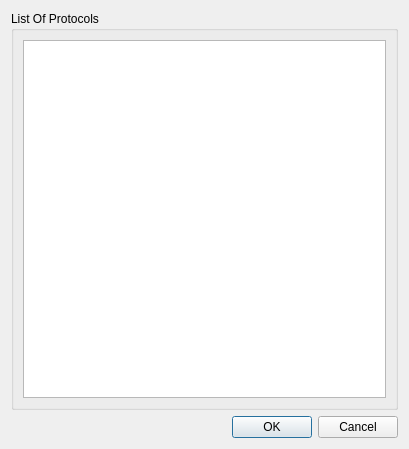
<?xml version="1.0" encoding="UTF-8"?>
<ui version="4.0">
 <class>Protocol_List</class>
 <widget class="QDialog" name="Protocol_List">
  <property name="geometry">
   <rect>
    <x>0</x>
    <y>0</y>
    <width>409</width>
    <height>449</height>
   </rect>
  </property>
  <property name="windowTitle">
   <string>Dialog</string>
  </property>
  <layout class="QVBoxLayout" name="verticalLayout">
   <item>
    <widget class="QGroupBox" name="groupBox">
     <property name="title">
      <string>List Of Protocols</string>
     </property>
     <layout class="QVBoxLayout" name="verticalLayout_2">
      <item>
       <widget class="QListWidget" name="listWidget"/>
      </item>
     </layout>
    </widget>
   </item>
   <item>
    <widget class="QDialogButtonBox" name="buttonBox">
     <property name="orientation">
      <enum>Qt::Horizontal</enum>
     </property>
     <property name="standardButtons">
      <set>QDialogButtonBox::Cancel|QDialogButtonBox::Ok</set>
     </property>
    </widget>
   </item>
  </layout>
 </widget>
 <resources/>
 <connections>
  <connection>
   <sender>buttonBox</sender>
   <signal>accepted()</signal>
   <receiver>Protocol_List</receiver>
   <slot>accept()</slot>
   <hints>
    <hint type="sourcelabel">
     <x>248</x>
     <y>254</y>
    </hint>
    <hint type="destinationlabel">
     <x>157</x>
     <y>274</y>
    </hint>
   </hints>
  </connection>
  <connection>
   <sender>buttonBox</sender>
   <signal>rejected()</signal>
   <receiver>Protocol_List</receiver>
   <slot>reject()</slot>
   <hints>
    <hint type="sourcelabel">
     <x>316</x>
     <y>260</y>
    </hint>
    <hint type="destinationlabel">
     <x>286</x>
     <y>274</y>
    </hint>
   </hints>
  </connection>
 </connections>
</ui>
